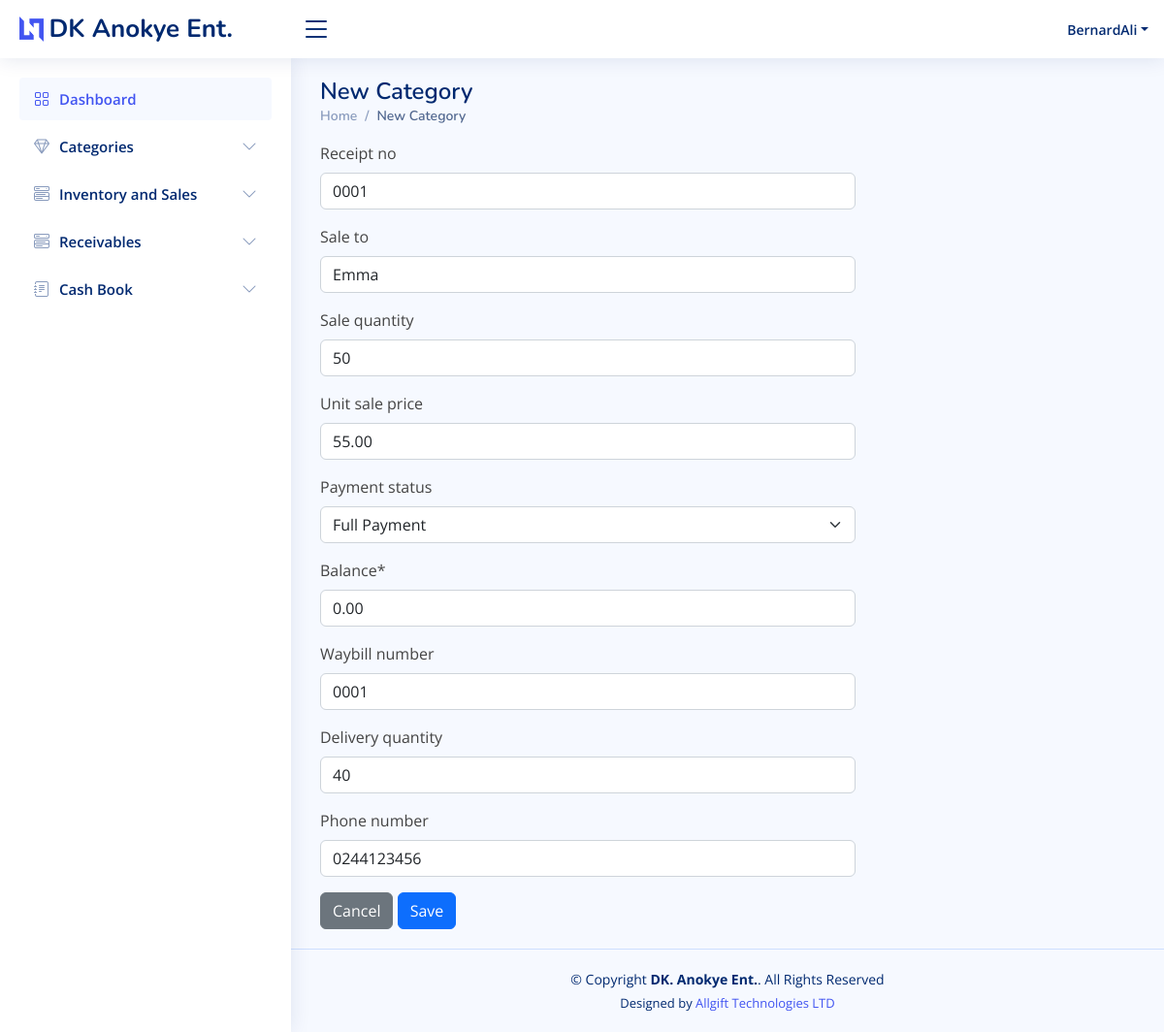
The app's page /issue_items/4/ (signed in), older data.
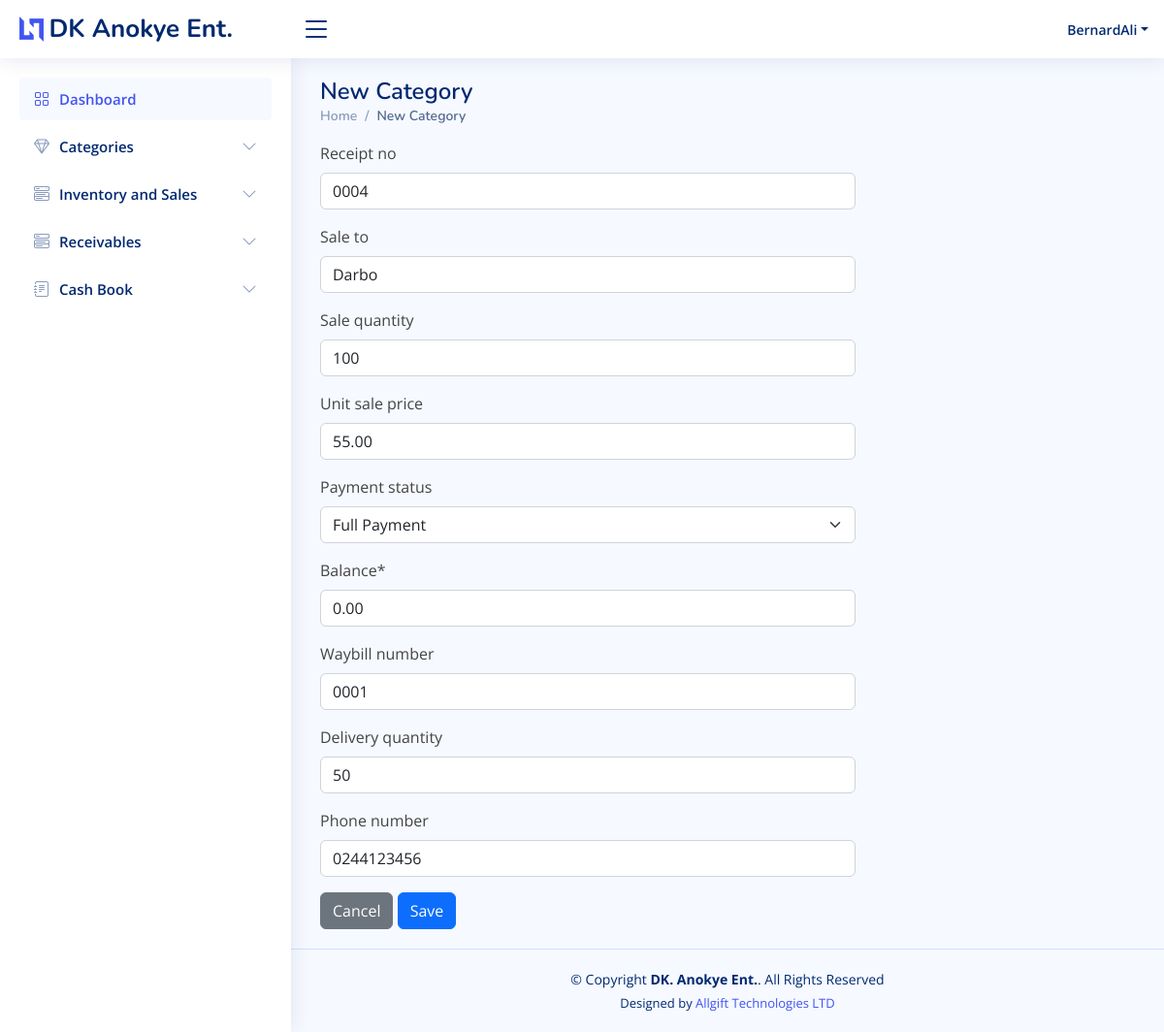
The same page, newer data.
### core/models.py (models this page shows, shortened)
class Stock(models.Model):
    category = models.ForeignKey(Category, on_delete=models.CASCADE, blank=True)
    item_name = models.CharField(max_length=50, blank=True, null=True)
    image = models.ImageField(default='product.png', upload_to='category_pics')
    receipt_no = models.CharField(max_length=50, blank=True, null=True)
    item_description = models.TextField(blank=True, null=True)
    quantity = models.IntegerField(default='0', blank=True, null=True)
    purchased_quantity = models.IntegerField(default='0', blank=True, null=True)
    purchased_by = models.CharField(max_length=50, blank=True, null=True)
    purchased_from = models.CharField(max_length=50, blank=True, null=True)
    unit_purchase_price = models.DecimalField(max_digits=10, decimal_places=2, blank=True, null=True)
    total_purchase_price = models.DecimalField(max_digits=10, decimal_places=2, blank=True, null=True)
    sale_quantity = models.IntegerField(default='0', blank=True, null=True)
    delivery_quantity = models.IntegerField(default='0', blank=True, null=True)
    yet_to_deliver = models.IntegerField(default='0', blank=True, null=True)
    waybill_number = models.CharField(max_length=50, blank=True, null=True)
    sale_by = models.CharField(max_length=50, blank=True, null=True)
    sale_to = models.CharField(max_length=50, blank=True, null=True)
    unit_sale_price = models.DecimalField(max_digits=10, decimal_places=2, blank=True, null=True)
    total_sale_price = models.DecimalField(max_digits=10, decimal_places=2, blank=True, null=True)
    payment_status = models.CharField(max_length=50, choices=Invoice_Choice, blank=True, null=True)
    balance = models.DecimalField(max_digits=10, decimal_places=2, default=0)
    phone_number = models.CharField(max_length=50, blank=True, null=True)
    created_by = models.CharField(max_length=50, blank=True, null=True)
    reorder_level = models.IntegerField(default='0', blank=True, null=True)
    created_on = models.DateTimeField(auto_now_add=True)
    expiry = models.DateTimeField(auto_now_add=True, blank=True, null=True)
    last_updated = models.DateTimeField(auto_now=True)
    export_to_CSV = models.BooleanField(default=False)

### core/views.py (the view, shortened to what this page needs)
# urls.py: path('issue_items/<str:pk>/', views.issue_items, name="issue_items"),
@login_required
def issue_items(request, pk):
    queryset = Stock.objects.get(id=pk)
    form = IssueForm(request.POST or None, instance=queryset)
    context = {
        "queryset": queryset,
        "form": form,
    }
    return render(request, "add_item.html", context)

### core/forms.py
class IssueForm(forms.ModelForm):
    class Meta:
        model = Stock
        fields = ['receipt_no', 'sale_to', 'sale_quantity', 'unit_sale_price', 'payment_status', 'balance',
                  'waybill_number', 'delivery_quantity', 'phone_number']

### templates/add_item.html (shortened to what this page needs)
{% extends 'base.html' %}
{% load crispy_forms_tags %}
{% block content %}
     <div class="pagetitle">
      <h1>New Category</h1>
      <nav>
        <ol class="breadcrumb">
          <li class="breadcrumb-item"><a href="{% url 'home' %}">Home</a></li>
          <li class="breadcrumb-item active">New Category</li>
        </ol>
      </nav>
    </div>
     <section class="section dashboard">
      <div class="row">
        <div class="col-lg-8">
            <form action="" method="post">
                {{ form|crispy }}
                <a href="{% url 'category_list' %}"><div class="btn btn-secondary">Cancel</div></a>
                <input type="submit" value='Save' class="btn btn-primary"/>
            </form>
        </div>
      </div>
    </section>
{% endblock content %}

Row changes from the older to the newer data that the page shows:
changed Stock "Full Payment": receipt_no "0001" → "0004"; sale_to "Emma" → "Darbo"; sale_quantity "50" → "100"; delivery_quantity "40" → "50"
